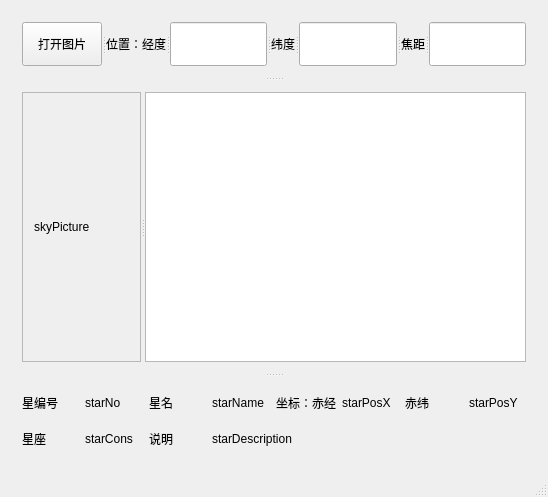
<?xml version="1.0" encoding="UTF-8"?>
<ui version="4.0">
 <class>MainWindow</class>
 <widget class="QMainWindow" name="MainWindow">
  <property name="geometry">
   <rect>
    <x>0</x>
    <y>0</y>
    <width>548</width>
    <height>497</height>
   </rect>
  </property>
  <property name="windowTitle">
   <string>MainWindow</string>
  </property>
  <widget class="QWidget" name="centralWidget">
   <layout class="QHBoxLayout" name="horizontalLayout_3">
    <item>
     <widget class="QSplitter" name="centralSpitter">
      <property name="orientation">
       <enum>Qt::Vertical</enum>
      </property>
      <widget class="QWidget" name="topWidget" native="true">
       <layout class="QHBoxLayout" name="horizontalLayout">
        <item>
         <widget class="QSplitter" name="topSpitter">
          <property name="orientation">
           <enum>Qt::Horizontal</enum>
          </property>
          <widget class="QPushButton" name="pushButton">
           <property name="text">
            <string>打开图片</string>
           </property>
          </widget>
          <widget class="QLabel" name="picPosXLabel">
           <property name="text">
            <string>位置：经度</string>
           </property>
           <property name="alignment">
            <set>Qt::AlignRight|Qt::AlignTrailing|Qt::AlignVCenter</set>
           </property>
          </widget>
          <widget class="QLineEdit" name="picPosXInput"/>
          <widget class="QLabel" name="picPosYLabel">
           <property name="text">
            <string>纬度</string>
           </property>
           <property name="alignment">
            <set>Qt::AlignRight|Qt::AlignTrailing|Qt::AlignVCenter</set>
           </property>
          </widget>
          <widget class="QLineEdit" name="picPosYInput"/>
          <widget class="QLabel" name="picFocusLabel">
           <property name="text">
            <string>焦距</string>
           </property>
           <property name="alignment">
            <set>Qt::AlignRight|Qt::AlignTrailing|Qt::AlignVCenter</set>
           </property>
          </widget>
          <widget class="QLineEdit" name="picFocusInput"/>
         </widget>
        </item>
       </layout>
      </widget>
      <widget class="QWidget" name="mainWidget" native="true">
       <layout class="QGridLayout" name="gridLayout_2">
        <item row="0" column="0">
         <widget class="QSplitter" name="splitter">
          <property name="orientation">
           <enum>Qt::Horizontal</enum>
          </property>
          <widget class="QScrollArea" name="picDisplayScrollArea">
           <property name="widgetResizable">
            <bool>true</bool>
           </property>
           <widget class="QWidget" name="picDisplayScrollAreaWidgetContents">
            <property name="geometry">
             <rect>
              <x>0</x>
              <y>0</y>
              <width>304</width>
              <height>292</height>
             </rect>
            </property>
            <layout class="QGridLayout" name="gridLayout">
             <item row="0" column="0">
              <widget class="QLabel" name="picDisplayArea">
               <property name="text">
                <string>skyPicture</string>
               </property>
              </widget>
             </item>
            </layout>
           </widget>
          </widget>
          <widget class="QTableWidget" name="starTable">
           <property name="sizePolicy">
            <sizepolicy hsizetype="Ignored" vsizetype="Expanding">
             <horstretch>0</horstretch>
             <verstretch>0</verstretch>
            </sizepolicy>
           </property>
          </widget>
         </widget>
        </item>
       </layout>
      </widget>
      <widget class="QWidget" name="bottomWidget" native="true">
       <layout class="QHBoxLayout" name="horizontalLayout_2">
        <item>
         <layout class="QGridLayout" name="bottomGridLayout">
          <item row="1" column="1">
           <widget class="QLabel" name="starConsDisplay">
            <property name="text">
             <string>starCons</string>
            </property>
           </widget>
          </item>
          <item row="0" column="3">
           <widget class="QLabel" name="starNameDisplay">
            <property name="text">
             <string>starName</string>
            </property>
           </widget>
          </item>
          <item row="0" column="4">
           <widget class="QLabel" name="starPosXLabel">
            <property name="text">
             <string>坐标：赤经</string>
            </property>
           </widget>
          </item>
          <item row="1" column="2">
           <widget class="QLabel" name="starDescriptionLabel">
            <property name="text">
             <string>说明</string>
            </property>
           </widget>
          </item>
          <item row="0" column="5">
           <widget class="QLabel" name="starPosXDisplay">
            <property name="text">
             <string>starPosX</string>
            </property>
           </widget>
          </item>
          <item row="0" column="7">
           <widget class="QLabel" name="starPosYDisplay">
            <property name="text">
             <string>starPosY</string>
            </property>
           </widget>
          </item>
          <item row="0" column="1">
           <widget class="QLabel" name="starNoDisplay">
            <property name="text">
             <string>starNo</string>
            </property>
           </widget>
          </item>
          <item row="1" column="0">
           <widget class="QLabel" name="starConsLabel">
            <property name="text">
             <string>星座</string>
            </property>
           </widget>
          </item>
          <item row="0" column="6">
           <widget class="QLabel" name="starPosYLabel">
            <property name="text">
             <string>赤纬</string>
            </property>
           </widget>
          </item>
          <item row="0" column="0">
           <widget class="QLabel" name="starNoLabel">
            <property name="text">
             <string>星编号</string>
            </property>
           </widget>
          </item>
          <item row="0" column="2">
           <widget class="QLabel" name="starNameLabel">
            <property name="text">
             <string>星名</string>
            </property>
           </widget>
          </item>
          <item row="1" column="3" colspan="5">
           <widget class="QLabel" name="starDescriptionDisplay">
            <property name="text">
             <string>starDescription</string>
            </property>
           </widget>
          </item>
         </layout>
        </item>
       </layout>
      </widget>
     </widget>
    </item>
   </layout>
  </widget>
  <widget class="QStatusBar" name="statusBar"/>
 </widget>
 <layoutdefault spacing="6" margin="11"/>
 <resources/>
 <connections/>
</ui>
